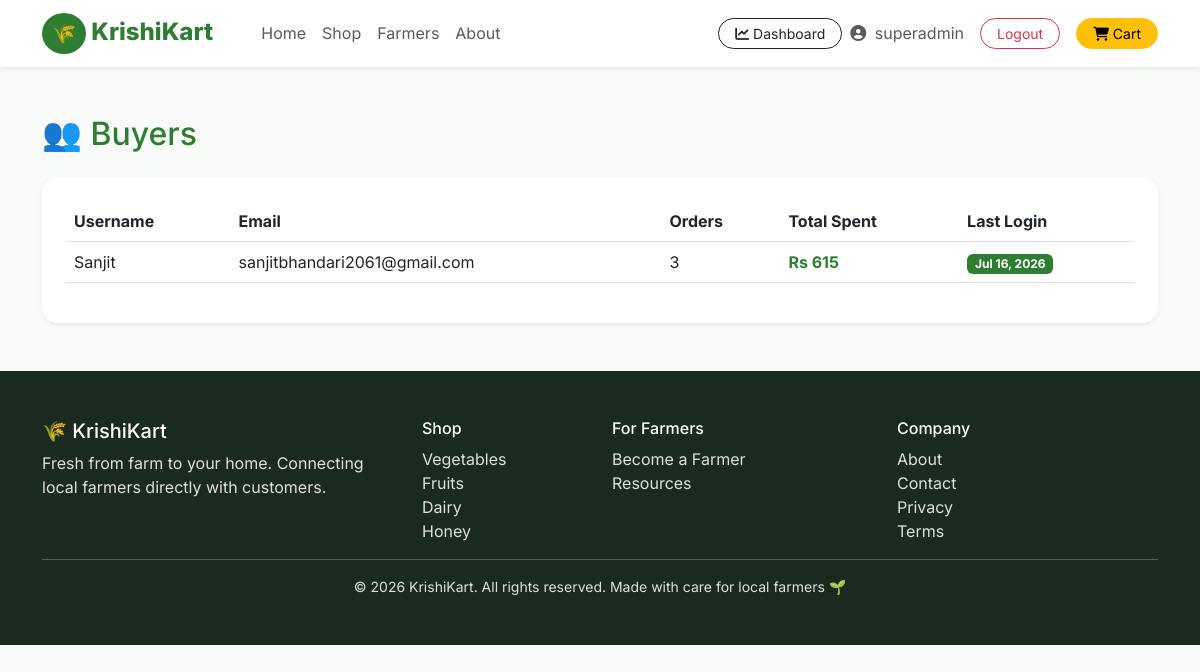
The page /dashboard/buyers/ (signed in) on the database its author committed.
### accounts/models.py (models this page shows, shortened)
class User(AbstractUser):
    phone = models.CharField(max_length=15, blank=True)
    address = models.TextField(blank=True)
    is_farmer = models.BooleanField(default=False)
    created_at = models.DateTimeField(auto_now_add=True)

### admin_dashboard/views.py (the view)
# urls.py: path('dashboard/buyers/', views.buyer_list, name='buyer_list'),
@staff_member_required
def buyer_list(request):
    customers = (User.objects
                 .filter(is_farmer=False, is_staff=False)
                 .annotate(order_count=Count('order'), total_spent=Sum('order__total_amount'))
                 .order_by('-total_spent'))
    return render(request, 'admin_dashboard/buyers.html', {'customers': customers})

### orders/context_processors.py (called while the page is built)
def cart_context(request):
    if request.user.is_authenticated:
        cart, _ = Cart.objects.get_or_create(user=request.user)
        return {'nav_cart_count': cart.item_count}
    return {'nav_cart_count': 0}

### orders/models.py (called while the page is built)
    @property
    def item_count(self):
        return sum(item.quantity for item in self.items.all())

### templates/admin_dashboard/buyers.html (shortened to what this page needs)
{% extends 'base.html' %}
{% block content %}
<div class="container my-5">
    <h2 class="mb-4">👥 <span class="text-success">Buyers</span></h2>
    <div class="bg-white rounded-4 shadow-sm p-4">
        <table class="table align-middle">
            <thead>
                <tr><th>Username</th><th>Email</th><th>Orders</th><th>Total Spent</th><th>Last Login</th></tr>
            </thead>
            <tbody>
                {% for c in customers %}
                <tr>
                    <td>{{ c.username }}</td>
                    <td>{{ c.email }}</td>
                    <td>{{ c.order_count|default:0 }}</td>
                    <td class="text-success fw-bold">Rs {{ c.total_spent|default:0 }}</td>
                    <td>
                        {% if c.last_login %}
                            <span class="badge bg-success">{{ c.last_login|date:"M d, Y" }}</span>
                        {% else %}
                            <span class="badge bg-secondary">Never</span>
                        {% endif %}
                    </td>
                </tr>
                {% empty %}
                <tr><td colspan="5" class="text-center text-muted py-4">No customers yet.</td></tr>
                {% endfor %}
            </tbody>
        </table>
    </div>
</div>
{% endblock %}

### templates/base.html (shortened to what this page needs)
<!DOCTYPE html>
<html lang="en">
<head>
    <link href="https://cdn.jsdelivr.net/npm/bootstrap@5.3.0/dist/css/bootstrap.min.css" rel="stylesheet">
    <link rel="stylesheet" href="https://cdnjs.cloudflare.com/ajax/libs/font-awesome/6.4.0/css/all.min.css">
    {% load static %}
    <link rel="stylesheet" href="{% static 'css/style.css' %}">
</head>
<body>
    <nav class="navbar navbar-expand-lg navbar-light bg-white shadow-sm sticky-top">
        <div class="container">
            <a class="navbar-brand" href="{% url 'home' %}">
                <span class="brand-icon">🌾</span> KrishiKart
            </a>
            <div class="collapse navbar-collapse" id="navbarNav">
                <ul class="navbar-nav me-auto ms-4">
                    <li class="nav-item"><a class="nav-link" href="{% url 'home' %}">Home</a></li>
                    <li class="nav-item"><a class="nav-link" href="{% url 'product_list' %}">Shop</a></li>
                    <li class="nav-item"><a class="nav-link" href="#">Farmers</a></li>
                    <li class="nav-item"><a class="nav-link" href="#">About</a></li>
                </ul>
                <div class="d-flex align-items-center">
                    {% if user.is_authenticated %}
                        {% if user.is_staff %}
                        <a href="{% url 'dashboard_home' %}" class="btn btn-outline-dark btn-sm rounded-pill px-3 me-2">
                            <i class="fas fa-chart-line"></i> Dashboard
                        </a>
                        {% endif %}
                        <span class="me-3 text-muted"><i class="fas fa-user-circle me-1"></i> {{ user.username }}</span>
                        <button type="button" class="btn btn-outline-danger btn-sm rounded-pill px-3 me-2" data-bs-toggle="modal" data-bs-target="#logoutModal">
                           Logout
                        </button>
                    {% else %}
                        <a href="{% url 'login' %}" class="btn btn-success btn-sm rounded-pill px-3 me-2">Sign In</a>
                        <a href="{% url 'register' %}" class="btn btn-outline-success btn-sm rounded-pill px-3">Sign Up</a>
                    {% endif %}
                    <a href="{% url 'view_cart' %}" class="btn btn-warning btn-sm rounded-pill px-3 ms-2 position-relative">
                        <i class="fas fa-shopping-cart"></i> Cart
                    </a>
                </div>
            </div>
        </div>
    </nav>
    {% block content %}{% endblock %}
    <footer class="footer bg-dark text-white py-5 mt-5">
        <div class="container">
            <div class="row">
                <div class="col-md-4">
                    <h5>🌾 KrishiKart</h5>
                    <p class="text-muted">Fresh from farm to your home. Connecting local farmers directly with customers.</p>
                </div>
                <div class="col-md-2">
                    <h6>Shop</h6>
                    <a href="{% url 'product_list' %}" class="text-muted d-block">Vegetables</a>
                    <a href="{% url 'product_list' %}" class="text-muted d-block">Fruits</a>
                    <a href="{% url 'product_list' %}" class="text-muted d-block">Dairy</a>
                    <a href="{% url 'product_list' %}" class="text-muted d-block">Honey</a>
                </div>
                <div class="col-md-3">
                    <h6>For Farmers</h6>
                    <a href="{% url 'register' %}" class="text-muted d-block">Become a Farmer</a>
                    <a href="#" class="text-muted d-block">Resources</a>
                </div>
                <div class="col-md-3">
                    <h6>Company</h6>
                    <a href="#" class="text-muted d-block">About</a>
                    <a href="#" class="text-muted d-block">Contact</a>
                    <a href="#" class="text-muted d-block">Privacy</a>
                    <a href="#" class="text-muted d-block">Terms</a>
                </div>
            </div>
            <hr>
            <div class="text-center text-muted small">
                © 2026 KrishiKart. All rights reserved. Made with care for local farmers 🌱
            </div>
        </div>
    </footer>
</body>
</html>

### static/css/style.css (style rules this page uses)
:root { --primary-color: #2E7D32; --success-color: #2E7D32; --light-bg: #F5F7F0; --shadow: 0 4px 20px rgba(0,0,0,0.08); --shadow-hover: 0 8px 30px rgba(46, 125, 50, 0.15); }
* { margin: 0; padding: 0; box-sizing: border-box; }
body { font-family: 'Inter', sans-serif; background: #F9FBF8; color: #1B2A1E; }
.brand-icon { background: var(--primary-color); color: white; padding: 6px 10px; border-radius: 50%; display: inline-block; font-size: 1.2rem; }
.navbar-brand { font-weight: 800; font-size: 1.5rem; color: var(--primary-color) !important; }
.footer { background: #1B2A1E !important; }
.footer a { text-decoration: none; transition: color 0.3s; }
.text-success { color: var(--primary-color) !important; }
.bg-success { background-color: var(--primary-color) !important; }
.footer, .footer p, .footer h5, .footer h6 { color: #ffffff !important; }
.footer a.text-muted, .footer .text-muted { color: #dee0de !important; }

### rows shown on the page
User: username "superadmin"
User: username "Sanjit", email "sanjitbhandari2061@gmail.com", order_count "3", total_spent "615", last_login "Jul 16, 2026"
